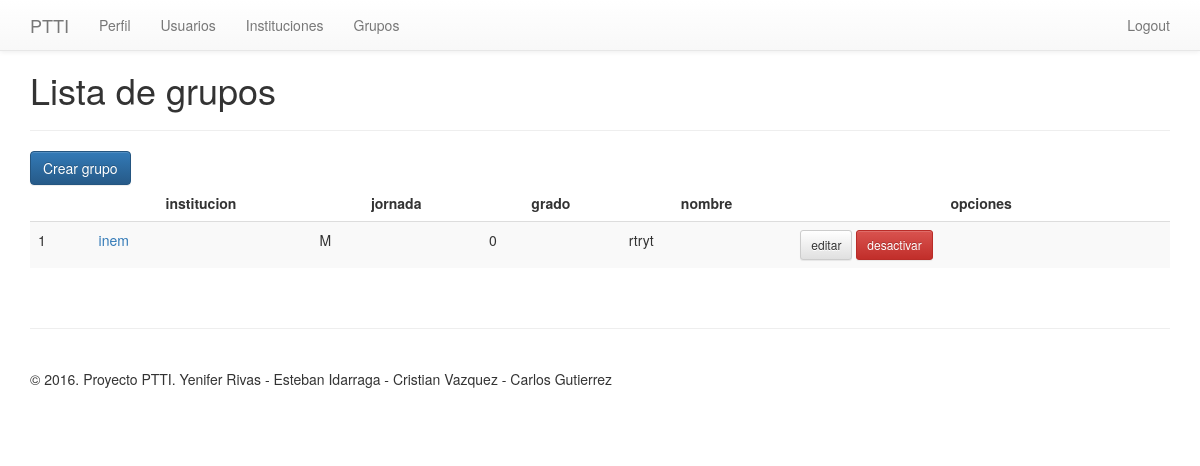
/grupos/ (signed in), run on the app's committed database.
### ptti/models.py (models this page shows, shortened)
class Grupo(models.Model):
    class Meta:
        verbose_name = "Grupo"
        verbose_name_plural = "Grupos"
    JORNADA_LIST = [
        ('M', 'MANANA'),
        ('T', 'TARDE'),
        ('U', 'UNICA'),
        ('N', 'NOCTURNA'),
        ('S', 'SABATINA'),
    ]
    GRADOS_LIST = [
        ('PRIMARIA',(
                ('0','CERO'),
                ('1','PRIMERO'),
                ('2','SEGUNDO'),
                ('3','TERCERO'),
                ('4','CUARTO'),
                ('5','QUINTO'),
            )
        ),
        ('SECUNDARIA',(
                ('6','SEXTO'),
                ('7','SEPTIMO'),
                ('8','OCTAVO'),
                ('9','NOVENO'),
                ('10','DECIMO'),
                ('11','UNDECIMO'),
            )
        ),
    ]
    institucion = models.ForeignKey(Institucion, on_delete=models.CASCADE)
    jornada     = models.CharField(max_length=200,choices=JORNADA_LIST)
    grado       = models.CharField(max_length=200,choices=GRADOS_LIST)
    nombre      = models.CharField(max_length=200)
    is_active   = models.BooleanField('Activar',default=True)

class Institucion(models.Model):
    class Meta:
        verbose_name = "Institucion"
        verbose_name_plural = "Instituciones"
    nit         = models.CharField('NIT',max_length=200,unique=True)
    nombre      = models.CharField(max_length=200)
    direccion   = models.CharField(max_length=200)
    telefono    = models.CharField(max_length=200)
    ciudad      = models.CharField(max_length=200)
    web         = models.URLField('Sitio web',max_length=200)
    is_active   = models.BooleanField('Activar',default=True)
    def __str__(self):
        return self.nombre

### ptti/views.py (the view)
# urls.py: url(r'^grupos/$',views.grupos, name='grupos'),
@login_required(login_url='/login/')
def grupos(request):
    grupos_lista = Grupo.objects.order_by('nombre')
    context = {'grupos_lista': grupos_lista}
    return render(request, 'grupos.html', context)

### templates/grupos.html (shortened to what this page needs)
{% extends 'base.html' %}
{% block encabezado %}
	<h1>Lista de grupos</h1>
{% endblock %}
{% block contenido %}
	<a class="btn btn-primary" href='/grupos/crear'>Crear grupo</a>
  {% if grupos_lista %}
	<div class="table-responsive">
		<table class="table table-striped">
      <thead>
        <tr style="font-weight:bold;text-align:center">
					<td></td>
          <td>institucion</td>
          <td>jornada</td>
          <td>grado</td>
          <td>nombre</td>
          <td>opciones</td>
        </tr>
      </thead>
      <tbody>
				{% for grupo in grupos_lista %}
          <tr>
						<td>{{ forloop.counter }}</td>
            <td><a href="{% url 'ptti:editar_grupo' grupo.id %}">{{ grupo.institucion }}</a></td>
						<td>{{ grupo.jornada }}</td>
            <td>{{ grupo.grado }}</td>
						<td>{{ grupo.nombre }}</td>
						<td>
							<a class="btn btn-sm btn-default" href="{% url 'ptti:editar_grupo' grupo.id %}">editar</a>
							{% if grupo.is_active %}
								<a class="btn btn-sm btn-danger" href="{% url 'ptti:desactivar_grupo' grupo.id %}">desactivar</a>
							{% else %}
						    <a class="btn btn-sm btn-success" href="{% url 'ptti:activar_grupo' grupo.id %}">activar</a>
						  {% endif %}
						</td>
          </tr>
				{% endfor %}
      </tbody>
    </table>
	</div>
  {% else %}
		<div class="alert alert-danger" role="alert">
    	<p>No grupos</p>
		</div>
  {% endif %}
{% endblock %}

### data on the page
Grupo: institucion "inem", jornada "M", grado "0", nombre "rtryt", is_active "desactivar"
